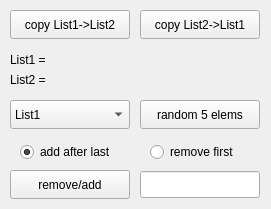
<?xml version="1.0" encoding="UTF-8"?>
<ui version="4.0">
 <class>Task3</class>
 <widget class="QMainWindow" name="Task3">
  <property name="geometry">
   <rect>
    <x>0</x>
    <y>0</y>
    <width>271</width>
    <height>209</height>
   </rect>
  </property>
  <property name="windowTitle">
   <string>MainWindow</string>
  </property>
  <widget class="QWidget" name="centralwidget">
   <widget class="QRadioButton" name="addRadioButton">
    <property name="geometry">
     <rect>
      <x>20</x>
      <y>140</y>
      <width>131</width>
      <height>24</height>
     </rect>
    </property>
    <property name="text">
     <string>add after last</string>
    </property>
    <property name="checked">
     <bool>true</bool>
    </property>
    <attribute name="buttonGroup">
     <string notr="true">buttonGroup</string>
    </attribute>
   </widget>
   <widget class="QRadioButton" name="removeRadioButton">
    <property name="geometry">
     <rect>
      <x>150</x>
      <y>140</y>
      <width>110</width>
      <height>24</height>
     </rect>
    </property>
    <property name="text">
     <string>remove first</string>
    </property>
    <attribute name="buttonGroup">
     <string notr="true">buttonGroup</string>
    </attribute>
   </widget>
   <widget class="QComboBox" name="listComboBox">
    <property name="geometry">
     <rect>
      <x>10</x>
      <y>100</y>
      <width>120</width>
      <height>29</height>
     </rect>
    </property>
    <item>
     <property name="text">
      <string>List1</string>
     </property>
    </item>
    <item>
     <property name="text">
      <string>List2</string>
     </property>
    </item>
   </widget>
   <widget class="QLineEdit" name="listElemLineEdit">
    <property name="geometry">
     <rect>
      <x>140</x>
      <y>171</y>
      <width>120</width>
      <height>27</height>
     </rect>
    </property>
   </widget>
   <widget class="QPushButton" name="interactPushButton">
    <property name="geometry">
     <rect>
      <x>10</x>
      <y>170</y>
      <width>120</width>
      <height>29</height>
     </rect>
    </property>
    <property name="text">
     <string>remove/add</string>
    </property>
   </widget>
   <widget class="QPushButton" name="List1ToList2pushButton">
    <property name="geometry">
     <rect>
      <x>10</x>
      <y>10</y>
      <width>120</width>
      <height>29</height>
     </rect>
    </property>
    <property name="text">
     <string>copy List1-&gt;List2</string>
    </property>
   </widget>
   <widget class="QPushButton" name="List2ToList1pushButton">
    <property name="geometry">
     <rect>
      <x>140</x>
      <y>10</y>
      <width>120</width>
      <height>29</height>
     </rect>
    </property>
    <property name="text">
     <string>copy List2-&gt;List1</string>
    </property>
   </widget>
   <widget class="QPushButton" name="fillListPushButton">
    <property name="geometry">
     <rect>
      <x>140</x>
      <y>100</y>
      <width>120</width>
      <height>29</height>
     </rect>
    </property>
    <property name="text">
     <string>random 5 elems</string>
    </property>
   </widget>
   <widget class="QLabel" name="list1Label">
    <property name="geometry">
     <rect>
      <x>10</x>
      <y>50</y>
      <width>251</width>
      <height>20</height>
     </rect>
    </property>
    <property name="text">
     <string>List1 = </string>
    </property>
   </widget>
   <widget class="QLabel" name="list2Label">
    <property name="geometry">
     <rect>
      <x>10</x>
      <y>70</y>
      <width>251</width>
      <height>20</height>
     </rect>
    </property>
    <property name="text">
     <string>List2 =</string>
    </property>
   </widget>
   <zorder>addRadioButton</zorder>
   <zorder>removeRadioButton</zorder>
   <zorder>listElemLineEdit</zorder>
   <zorder>interactPushButton</zorder>
   <zorder>listComboBox</zorder>
   <zorder>List1ToList2pushButton</zorder>
   <zorder>List2ToList1pushButton</zorder>
   <zorder>fillListPushButton</zorder>
   <zorder>list1Label</zorder>
   <zorder>list2Label</zorder>
  </widget>
 </widget>
 <resources/>
 <connections/>
 <buttongroups>
  <buttongroup name="buttonGroup"/>
 </buttongroups>
</ui>
